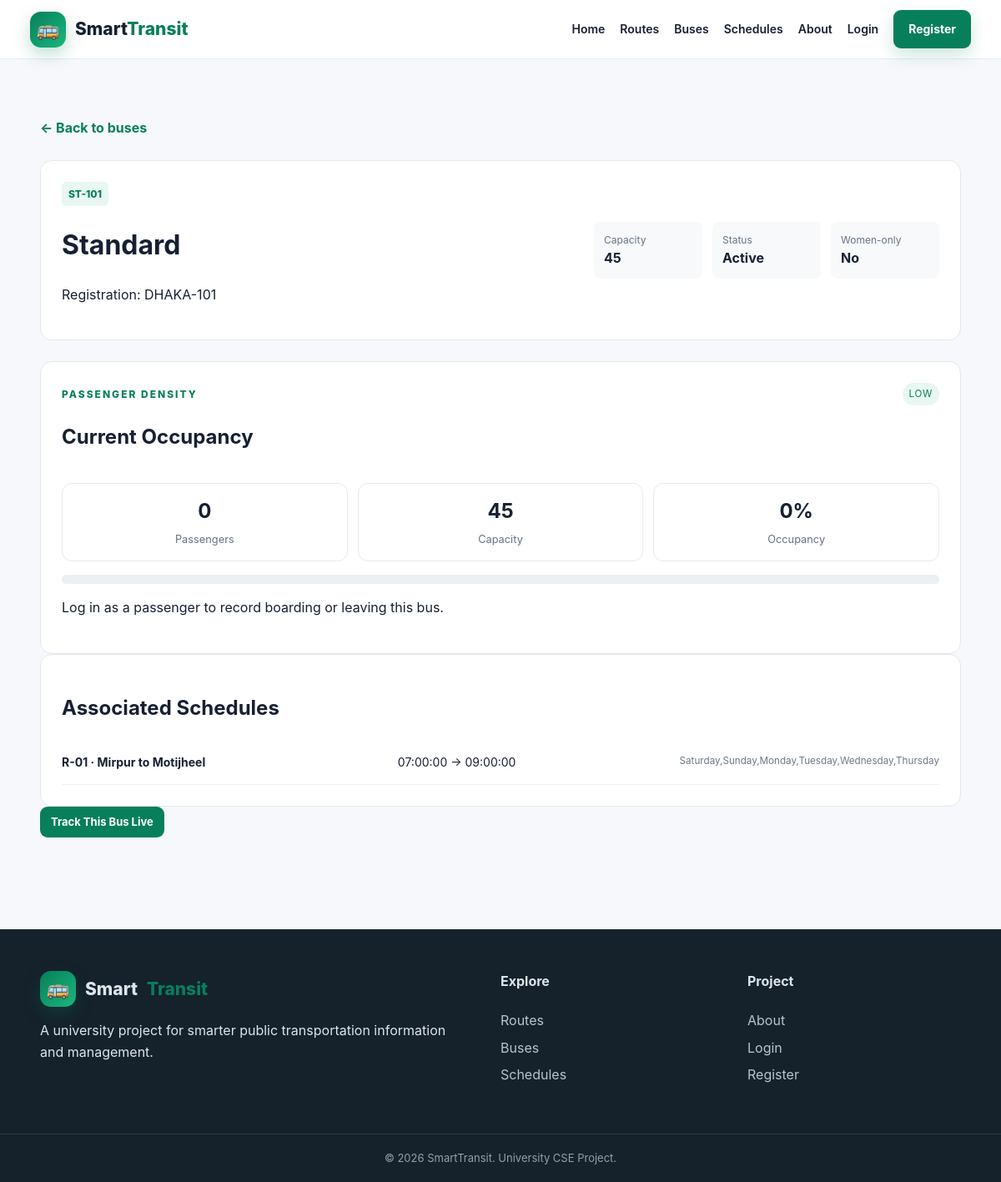
The app's page /passenger/bus-details.php?id=1 with its own data.
### tables this page shows
CREATE TABLE IF NOT EXISTS buses (
    id INT UNSIGNED AUTO_INCREMENT PRIMARY KEY,
    bus_number VARCHAR(30) NOT NULL UNIQUE,
    registration_number VARCHAR(50) NOT NULL UNIQUE,
    bus_type VARCHAR(50) NOT NULL,
    capacity INT NOT NULL,
    women_only TINYINT(1) NOT NULL DEFAULT 0,
    status ENUM('active','inactive','maintenance') NOT NULL DEFAULT 'active',
    created_at TIMESTAMP DEFAULT CURRENT_TIMESTAMP
);

CREATE TABLE IF NOT EXISTS schedules (
    id INT UNSIGNED AUTO_INCREMENT PRIMARY KEY,
    route_id INT UNSIGNED NOT NULL,
    bus_id INT UNSIGNED NOT NULL,
    departure_time TIME NOT NULL,
    arrival_time TIME NOT NULL,
    operating_days VARCHAR(120) NOT NULL,
    status ENUM('active','inactive') NOT NULL DEFAULT 'active',
    FOREIGN KEY (route_id) REFERENCES routes(id) ON DELETE CASCADE,
    FOREIGN KEY (bus_id) REFERENCES buses(id) ON DELETE CASCADE
);

CREATE TABLE IF NOT EXISTS routes (
    id INT UNSIGNED AUTO_INCREMENT PRIMARY KEY,
    route_name VARCHAR(120) NOT NULL,
    route_code VARCHAR(30) NOT NULL UNIQUE,
    starting_point VARCHAR(100) NOT NULL,
    ending_point VARCHAR(100) NOT NULL,
    description TEXT,
    status ENUM('active','inactive') NOT NULL DEFAULT 'active',
    created_at TIMESTAMP DEFAULT CURRENT_TIMESTAMP
);

### includes/functions.php (called while the page is built, shortened)
<?php
function e(?string $value): string {
    return htmlspecialchars($value ?? '', ENT_QUOTES, 'UTF-8');
}
?>

### includes/auth.php (called while the page is built, shortened)
<?php
function currentUser(): ?array {
    return $_SESSION['user'] ?? null;
}
?>

### passenger/bus-details.php (the view, shortened to what this page needs)
<?php
require_once __DIR__ . '/../config/database.php';
require_once __DIR__ . '/../includes/auth.php';
require_once __DIR__ . '/../includes/functions.php';
$id=(int)($_GET['id']??0);
$stmt=$pdo->prepare("SELECT * FROM buses WHERE id=?"); $stmt->execute([$id]); $bus=$stmt->fetch();
$stmt=$pdo->prepare("SELECT COUNT(*) FROM bus_occupancy WHERE bus_id=? AND exited_at IS NULL"); $stmt->execute([$id]); $currentPassengers=(int)$stmt->fetchColumn();
$capacity=max(1,(int)$bus['capacity']); $occupancyPct=min(100,(int)round(($currentPassengers/$capacity)*100)); $density=$occupancyPct<50?'LOW':($occupancyPct<80?'MEDIUM':'HIGH');
$myBoarding=null;
$stmt=$pdo->prepare("SELECT s.*,r.route_name,r.route_code FROM schedules s JOIN routes r ON r.id=s.route_id WHERE s.bus_id=? ORDER BY s.departure_time");
$stmt->execute([$id]); $schedules=$stmt->fetchAll();
$pageTitle='Bus Details'; require __DIR__ . '/../includes/header.php';
?>
<main class="section"><div class="container">
<a class="back-link" href="buses.php">← Back to buses</a>
<div class="bus-detail panel"><div><span class="route-code"><?= e($bus['bus_number']) ?></span><h1><?= e($bus['bus_type']) ?></h1><p>Registration: <?= e($bus['registration_number']) ?></p></div><div class="detail-list"><div><span>Capacity</span><b><?= (int)$bus['capacity'] ?></b></div><div><span>Status</span><b><?= e(ucfirst($bus['status'])) ?></b></div><div><span>Women-only</span><b><?= $bus['women_only']?'Yes':'No' ?></b></div></div></div>
<section class="panel occupancy-panel" id="occupancy">
<div class="panel-heading-row"><div><span class="eyebrow">PASSENGER DENSITY</span><h2>Current Occupancy</h2></div><span class="density-<?= strtolower($density) ?> density-badge" id="densityBadge"><?= $density ?></span></div>
<div class="occupancy-detail-grid">
<div><strong id="passengerCount"><?= $currentPassengers ?></strong><span>Passengers</span></div>
<div><strong><?= $capacity ?></strong><span>Capacity</span></div>
<div><strong id="occupancyPercent"><?= $occupancyPct ?>%</strong><span>Occupancy</span></div>
</div>
<div class="occupancy-meter large"><i id="occupancyBar" style="width:<?= $occupancyPct ?>%"></i></div>
<?php if(currentUser() && currentUser()['role']==='passenger' && $bus['status']==='active'): ?>
<div class="occupancy-actions">
<button class="btn" id="boardBtn" <?= $myBoarding?'disabled':'' ?>>Board This Bus</button>
<button class="btn btn-outline" id="leaveBtn" <?= $myBoarding?'':'disabled' ?>>Leave This Bus</button>
</div>
<p id="occupancyMessage" class="form-message"></p>
<p class="muted">Your boarding state is stored in the database. Refreshing the page does not change the count.</p>
<?php elseif(!currentUser()): ?>
<p class="muted">Log in as a passenger to record boarding or leaving this bus.</p>
<?php endif; ?>
</section>
<section class="panel"><h2>Associated Schedules</h2>
<?php foreach($schedules as $s): ?><div class="schedule-row"><strong><?= e($s['route_code']) ?> · <?= e($s['route_name']) ?></strong><span><?= e($s['departure_time']) ?> → <?= e($s['arrival_time']) ?></span><small><?= e($s['operating_days']) ?></small></div><?php endforeach; ?>
</section>
<a class="btn btn-small" href="live-tracking.php?bus_id=<?= (int)$bus['id'] ?>">Track This Bus Live</a>
</div></main>
<?php require __DIR__ . '/../includes/footer.php'; ?>

### assets/css/style.css (style rules this page uses)
* { box-sizing:border-box }
html { scroll-behavior:smooth }
body { margin:0;font-family:Inter,Segoe UI,Arial,sans-serif;background:#f6f8fb;color:#172033;line-height:1.6 }
a { color:inherit;text-decoration:none }
.container { width:min(1120px,92%);margin:auto }
.nav-button,.btn { background:#087f5b;color:#fff;border:0;border-radius:9px;padding:11px 18px;font-weight:700;cursor:pointer;display:inline-block }
.eyebrow { font-size:12px;letter-spacing:2px;font-weight:800;color:#087f5b }
.btn-small { padding:8px 13px;font-size:13px }
.section { padding:70px 0 }
.feature-card,.info-card,.route-card,.bus-card,.panel,.stat-card,.action-card { background:#fff;border:1px solid #e3e8ee;border-radius:14px }
.route-code { display:inline-block;background:#e8f7f1;color:#087f5b;font-size:12px;font-weight:800;padding:5px 8px;border-radius:6px }
.panel { padding:25px }
.schedule-row { display:grid;grid-template-columns:1.2fr 1fr .8fr;gap:12px;padding:15px 0;border-bottom:1px solid #edf0f3;font-size:14px }
.schedule-row small { color:#6d7888 }
.back-link { color:#087f5b;font-weight:700 }
.bus-detail { display:flex;justify-content:space-between;align-items:center;margin:25px 0 }
.detail-list { display:grid;grid-template-columns:repeat(3,130px);gap:12px }
.detail-list div,.profile div { padding:12px;background:#f7f9fb;border-radius:8px }
.detail-list span,.profile span { display:block;color:#687486;font-size:12px }
.occupancy-mini b,.density-badge { font-size:.72rem;letter-spacing:.06em;padding:4px 8px;border-radius:999px }
.density-low { color:#087f5b;background:#e8f7f1 }
.occupancy-meter { height:7px;background:#edf0f2;border-radius:99px;overflow:hidden;margin:8px 0 }
.occupancy-meter.large { height:11px }
.occupancy-detail-grid { display:grid;grid-template-columns:repeat(3,1fr);gap:12px;margin:16px 0 }
.occupancy-detail-grid>div { padding:14px;border:1px solid #e7eaee;border-radius:12px;text-align:center }
.occupancy-detail-grid strong { display:block;font-size:1.5rem }
.occupancy-detail-grid span { font-size:.8rem;color:#667085 }
.panel-heading-row { display:flex;justify-content:space-between;align-items:flex-start;gap:12px }

### records on screen
buses: bus_number "ST-101", bus_type "Standard", registration_number "DHAKA-101", capacity "45", status "Active"
schedules: route.route_code "R-01", route.route_name "Mirpur to Motijheel", departure_time "07:00:00", arrival_time "09:00:00", operating_days "Saturday,Sunday,Monday,Tuesday,Wednesday,Thursday"

### other values on screen
$density "LOW"
$currentPassengers "0"
$occupancyPct "0"
